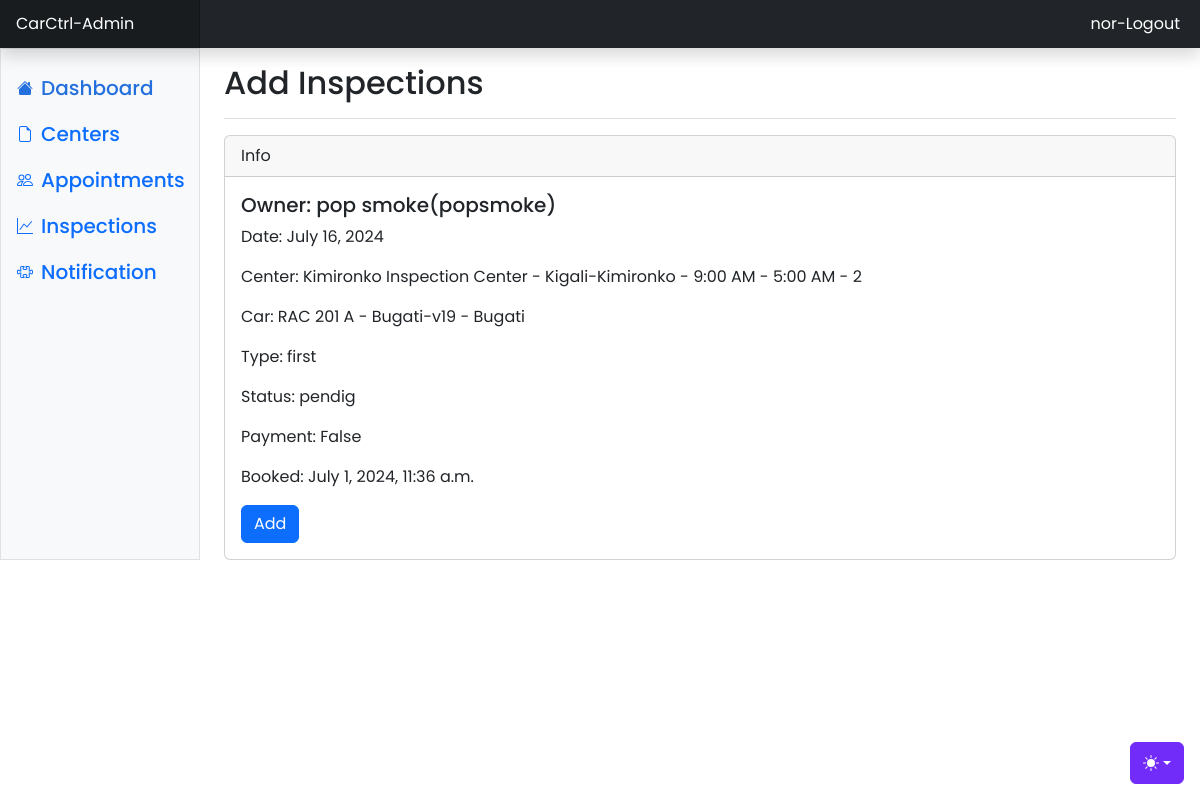
Before: /adminn/inspections/add/13/ (signed in) with the older database file.
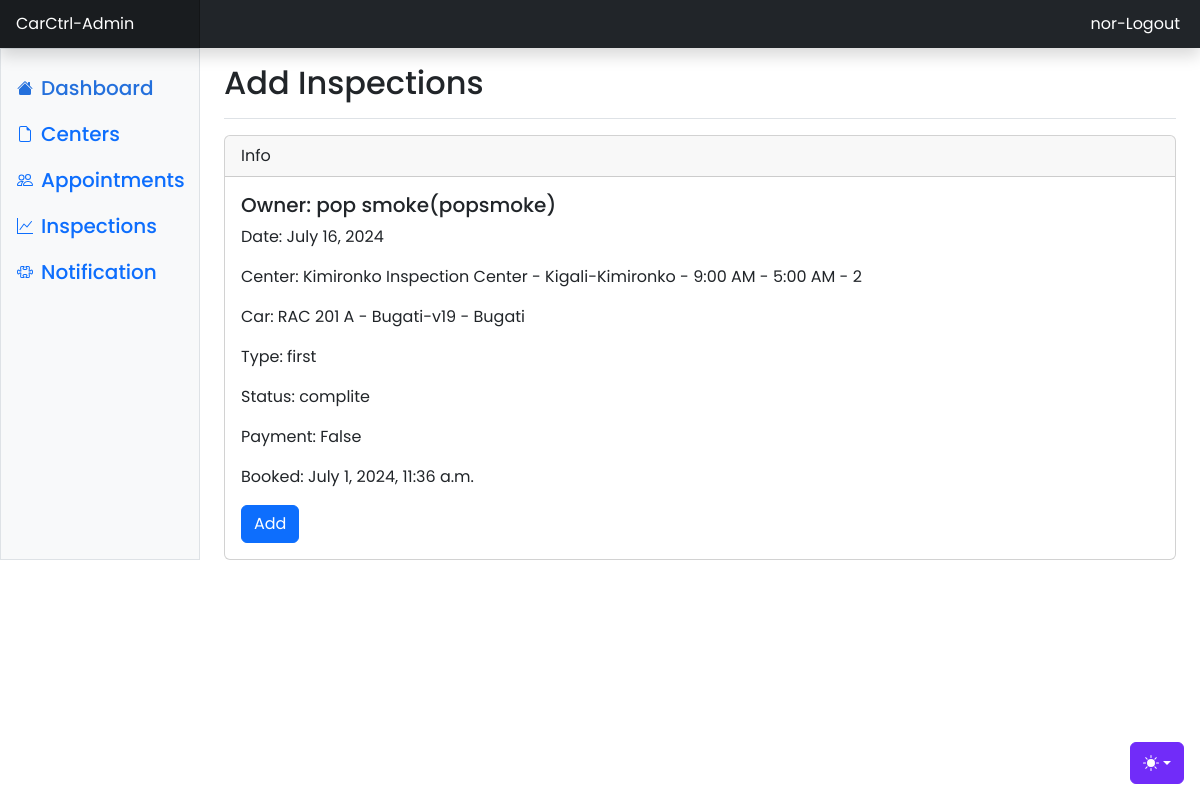
After: the same page with the newer database file.
### App/models.py (models this page shows, shortened)
class Appointment(models.Model):
    date = models.DateField()
    owner_id = models.ForeignKey(User, on_delete=models.CASCADE)
    center_id = models.ForeignKey(Center, on_delete=models.CASCADE)
    car_id = models.ForeignKey(Car, on_delete=models.CASCADE)
    type = models.CharField(max_length=50, choices=APPOINTMENT_TYPE)
    status = models.CharField(max_length=10, choices=STATUS, default='pendig')
    pstatus = models.BooleanField(default = 0)
    created_at = models.DateTimeField(auto_now_add=True)
    updated_at = models.DateTimeField(auto_now=True)

class User(AbstractUser):
    class Role(models.TextChoices):
        OWNER = "OWNER", "Owner"
        ADMIN = "ADMIN", "Admin"
    base_role = Role.ADMIN
    role = models.CharField(max_length=50, choices=Role.choices)
    phone_number = models.CharField(
        validators=[phone_regex], max_length=13, unique=True, null=True
    )
    address = models.CharField(max_length=100, blank=True)
    groups = models.ManyToManyField(
        "auth.Group",
        related_name="users",
        blank=True,
        verbose_name=_("groups"),
        help_text=_("The groups this user belongs to."),
    )
    user_permissions = models.ManyToManyField(
        Permission,
        related_name="users",
        blank=True,
        verbose_name=_("user permissions"),
        help_text=_("Specific permissions for this user."),
    )

class Center(models.Model):
    name = models.CharField(max_length=50, unique=True)
    location = models.CharField(max_length=50)
    type = models.CharField(max_length=50, choices=CENTER_TYPE)
    operating_hours = models.CharField(max_length=50, choices=WORKING_HOURS)
    number_of_slots_per_day = models.PositiveIntegerField()
    created_at = models.DateTimeField(auto_now_add=True)
    updated_at = models.DateTimeField(auto_now=True)
    class Meta:
        ordering = ["-created_at"]
    def __str__(self):
        return f"{self.name} - {self.location} - {self.operating_hours} - {self.number_of_slots_per_day}"

class Car(models.Model):
    owner_id = models.ForeignKey(User, on_delete=models.CASCADE)
    model = models.TextField(max_length=50)
    make = models.TextField(max_length=50)
    plate = models.CharField(validators=[plate_regex], max_length=9, unique=True)
    created_at = models.DateTimeField(auto_now_add=True)
    updated_at = models.DateTimeField(auto_now=True)
    def __str__(self):
        return f"{self.plate} - {self.model} - {self.make}  "

### App/views.py (the view)
# urls.py: path('adminn/inspections/add/<int:pk>/', views.add_inspections, name="add-inspections"),
@login_required(login_url='login')
def add_inspections(request, pk):
    appt = Appointment.objects.get(id=pk)
    form = InspectionForm()
    if request.method == 'POST':
        form = InspectionForm(request.POST)
        if form.is_valid():
            insp = form.save(commit=False)
            insp.appointment_id = appt
            insp.save()
            send_mail("Inspection Results", f"From AutoMobile Inspection Center- Inspections \n from an inspection done on {appt.date} from the results here is your inspections results\n Result: {form.cleaned_data['result']}\n Recomendations: {form.cleaned_data['recomendations']}\n We look forward on our next inspection stay safe\n Thank you", settings.EMAIL_HOST_USER, [appt.owner_id.email])
            Appointment.objects.filter(pk=pk).update(status="complite")
            messages.success(request, "Inspection Added")
            return redirect("admin-appointment")
    else:
        messages.error(request, f"{form.errors.as_text()}")
    context = {'appointment': appt, 'form': form}
    return render(request, "add-inspections.html", context)

### App/templates/App/add-inspections.html (shortened to what this page needs)
{% load static %}
{% include 'includes/admin-nav.html' %}
{% if user.role == "ADMIN" %}
<main class="col-md-9 ms-sm-auto col-lg-10 px-md-4">
  <div class="d-flex justify-content-between flex-wrap flex-md-nowrap align-items-center pt-3 pb-2 mb-3 border-bottom">
    <h1 class="h2">Add Inspections</h1>
  </div>
  <div class="card">
    <div class="card-header">
      Info
    </div>
    <div class="card-body">
      <h5 class="card-title">Owner: {{ appointment.owner_id.first_name}} {{ appointment.owner_id.last_name }}({{ appointment.owner_id }})</h5>
      <p class="card-text">Date: {{ appointment.date }}</p>
      <p class="card-text">Center: {{ appointment.center_id }}</p>
      <p class="card-text">Car: {{ appointment.car_id }}</p>
      <p class="card-text">Type: {{ appointment.type }}</p>
      <p class="card-text">Status: {{ appointment.status }}</p>
      <p class="card-text">Payment: {{ appointment.pstatus }}</p>
      <p class="card-text">Booked: {{ appointment.created_at }}</p>
      <button type="button" class="btn btn-primary" data-toggle="modal" data-target="#exampleModal">Add</button>
    </div>
  </div>
</main>
{% else %}
    <h1>You have no Permissions</h1>
    <h3><a href="{% url 'owner-home' %}">Go back</a></h3>
    {%  endif %}
{% include 'includes/admin-footer.html' %}

Changed rows visible on the page:
changed Appointment "first": status "pendig" → "complite"
